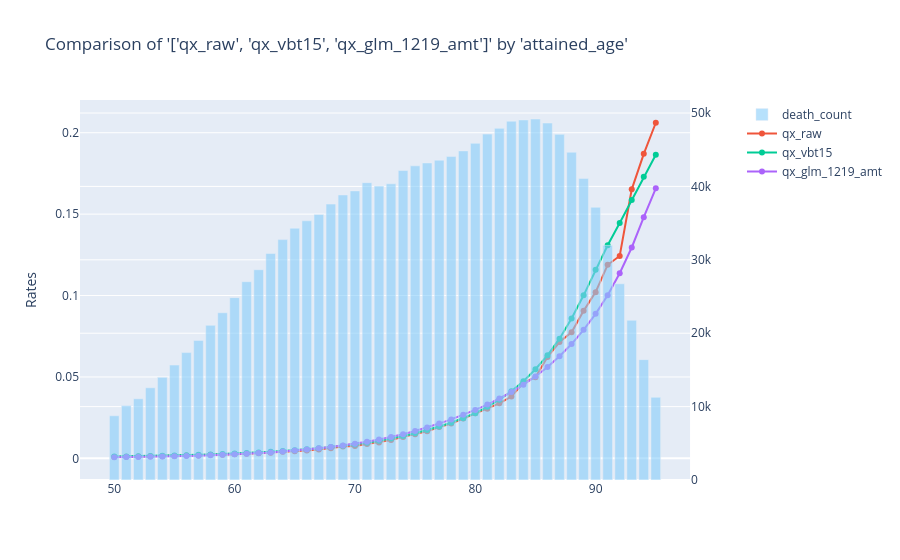

Here is the notebook cell this chart was saved with:
### Code cell
charters.compare_rates(
    model_data,
    x_axis="attained_age",
    rates=["qx_raw", "qx_vbt15", f"qx_{model_name}"],
    weights=["amount_exposed"],
    secondary="death_count",
    y_log=False,
)
